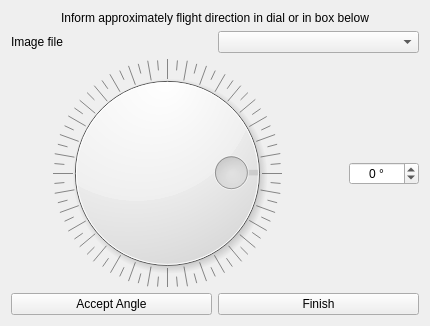
<?xml version="1.0" encoding="UTF-8"?>
<ui version="4.0">
 <class>FlightDirectionForm</class>
 <widget class="QWidget" name="FlightDirectionForm">
  <property name="geometry">
   <rect>
    <x>0</x>
    <y>0</y>
    <width>430</width>
    <height>326</height>
   </rect>
  </property>
  <property name="windowTitle">
   <string>Form</string>
  </property>
  <layout class="QVBoxLayout" name="verticalLayout_3">
   <item>
    <layout class="QVBoxLayout" name="verticalLayout">
     <item>
      <widget class="QLabel" name="label">
       <property name="text">
        <string>Inform approximately flight direction in dial or in box below</string>
       </property>
       <property name="alignment">
        <set>Qt::AlignCenter</set>
       </property>
      </widget>
     </item>
     <item>
      <layout class="QHBoxLayout" name="horizontalLayout">
       <item>
        <widget class="QLabel" name="label_2">
         <property name="text">
          <string>Image file</string>
         </property>
        </widget>
       </item>
       <item>
        <widget class="QComboBox" name="imagesFlightDirectionCombo"/>
       </item>
      </layout>
     </item>
    </layout>
   </item>
   <item>
    <layout class="QHBoxLayout" name="horizontalLayout_2">
     <item>
      <widget class="QDial" name="flightDirectionDial">
       <property name="sizePolicy">
        <sizepolicy hsizetype="Expanding" vsizetype="Expanding">
         <horstretch>0</horstretch>
         <verstretch>0</verstretch>
        </sizepolicy>
       </property>
       <property name="maximum">
        <number>359</number>
       </property>
       <property name="singleStep">
        <number>1</number>
       </property>
       <property name="pageStep">
        <number>10</number>
       </property>
       <property name="value">
        <number>90</number>
       </property>
       <property name="sliderPosition">
        <number>90</number>
       </property>
       <property name="orientation">
        <enum>Qt::Vertical</enum>
       </property>
       <property name="invertedAppearance">
        <bool>true</bool>
       </property>
       <property name="invertedControls">
        <bool>false</bool>
       </property>
       <property name="wrapping">
        <bool>true</bool>
       </property>
       <property name="notchTarget">
        <double>5.000000000000000</double>
       </property>
       <property name="notchesVisible">
        <bool>true</bool>
       </property>
      </widget>
     </item>
     <item>
      <spacer name="horizontalSpacer">
       <property name="orientation">
        <enum>Qt::Horizontal</enum>
       </property>
       <property name="sizeType">
        <enum>QSizePolicy::Minimum</enum>
       </property>
       <property name="sizeHint" stdset="0">
        <size>
         <width>20</width>
         <height>20</height>
        </size>
       </property>
      </spacer>
     </item>
     <item>
      <layout class="QVBoxLayout" name="verticalLayout_2">
       <item>
        <spacer name="verticalSpacer">
         <property name="orientation">
          <enum>Qt::Vertical</enum>
         </property>
         <property name="sizeHint" stdset="0">
          <size>
           <width>20</width>
           <height>40</height>
          </size>
         </property>
        </spacer>
       </item>
       <item>
        <widget class="QSpinBox" name="flightDirectionSpin">
         <property name="minimumSize">
          <size>
           <width>70</width>
           <height>0</height>
          </size>
         </property>
         <property name="wrapping">
          <bool>true</bool>
         </property>
         <property name="alignment">
          <set>Qt::AlignCenter</set>
         </property>
         <property name="accelerated">
          <bool>true</bool>
         </property>
         <property name="suffix">
          <string> °</string>
         </property>
         <property name="maximum">
          <number>359</number>
         </property>
        </widget>
       </item>
       <item>
        <spacer name="verticalSpacer_2">
         <property name="orientation">
          <enum>Qt::Vertical</enum>
         </property>
         <property name="sizeHint" stdset="0">
          <size>
           <width>20</width>
           <height>40</height>
          </size>
         </property>
        </spacer>
       </item>
      </layout>
     </item>
    </layout>
   </item>
   <item>
    <layout class="QHBoxLayout" name="horizontalLayout_3">
     <item>
      <widget class="QPushButton" name="acceptAngleButton">
       <property name="text">
        <string>Accept Angle</string>
       </property>
      </widget>
     </item>
     <item>
      <widget class="QPushButton" name="finishButton">
       <property name="text">
        <string>Finish</string>
       </property>
      </widget>
     </item>
    </layout>
   </item>
  </layout>
 </widget>
 <resources/>
 <connections/>
</ui>
